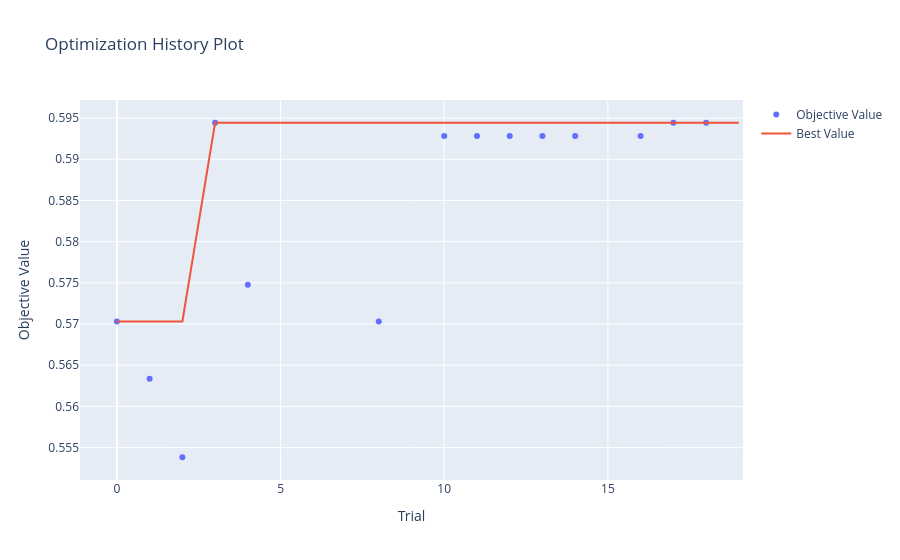
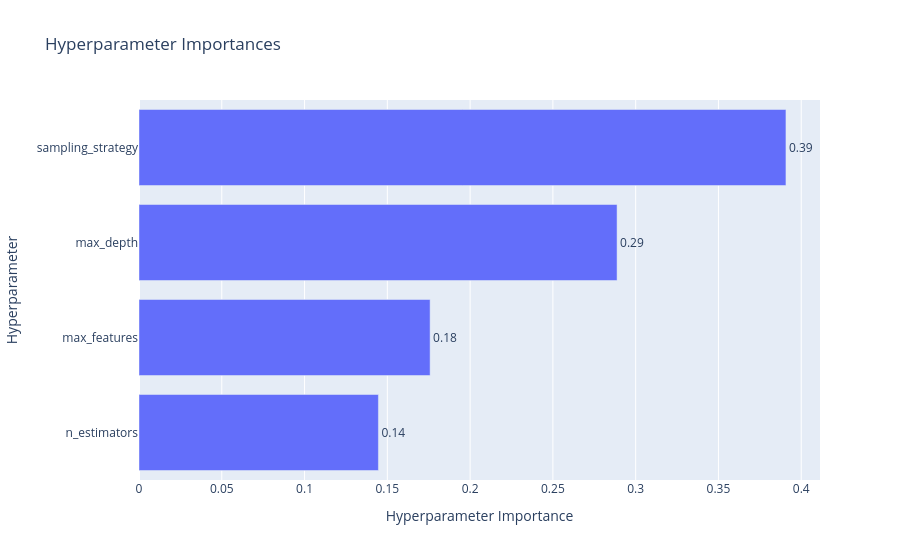

Notebook source saved alongside these figures, in order:
### Markdown cell above
<div class="alert alert-info">😌 <b>Комментарий студента №1:</b>
    Добавил больше комбинированную функцию скорер, чтобы достичь приемлемый уровень целевой метрики Approval Rate.
</div>

### Code cell
alpha = 0.5
def combined_scorer(y_true, y_pred):
    ar  = approval_rate_score(y_true, y_pred)
    mdr = missed_defaults_rate_score(y_true, y_pred)
    return ar - alpha * mdr

scorer_func = make_scorer(combined_scorer, greater_is_better=True)

# scorer_func = make_scorer(missed_defaults_rate_score, greater_is_better=False)

# Диапазоны гиперпараметров RandomForest + undersampling ratio
def rf_params_func(trial):
    return {
        'n_estimators':      trial.suggest_int('n_estimators', 100, 300, step=100),
        'max_depth':         trial.suggest_int('max_depth', 5, 15, step=5),
        'max_features':      trial.suggest_categorical('max_features', ['sqrt', 'log2', 0.5]),
        'sampling_strategy': trial.suggest_categorical('sampling_strategy', [0.33, 0.45, 0.55, 0.65, 0.75]),
    }

def rf_undersampling_pipeline(params):
    return ImbPipeline([
        ('prep', preprocessor_random_forest),
        ('undersampling', RandomUnderSampler(
            random_state=RANDOM_STATE,
            sampling_strategy=params['sampling_strategy'],
        )),
        ('random_forest', RandomForestClassifier(
            n_estimators=params['n_estimators'],
            max_depth=params['max_depth'],
            max_features=params['max_features'],
            random_state=RANDOM_STATE,
            n_jobs=-1,
        )),
    ])

# Обёртка над GroupTimeSeriesSplit для передачи groups в cross_val_score
class GroupCV:
    def __init__(self, cv, groups):
        self.cv = cv
        self.groups = groups

    def split(self, X, y=None, groups=None):
        return self.cv.split(X, y, groups=self.groups)

    def get_n_splits(self, X=None, y=None, groups=None):
        return self.cv.get_n_splits()

cv_with_groups = GroupCV(gtscv, groups)

# Применяем feature engineering для Optuna CV
df_train_fe_optuna = create_time_series_features(
    pd.concat([X_train_val, y_train_val.rename(TARGET_COL_NAME)], axis=1).copy()
)
X_train_val_fe_optuna = df_train_fe_optuna[ALL_FEATURE_COLS]
y_train_val_fe_optuna = df_train_fe_optuna[TARGET_COL_NAME]

optuna_helper = OptunaHelper(
    X=X_train_val_fe_optuna,
    y=y_train_val_fe_optuna,
    cv=cv_with_groups,
)

optuna.logging.set_verbosity(optuna.logging.WARNING)

study_rf_undersampling = optuna_helper.fit_study(
    params_func=rf_params_func,
    estimator_func=rf_undersampling_pipeline,
    scorer_func=scorer_func,
    n_trials=20,
    visualize=True,
    show_progress_bar=True,
)

print('\nЛучшие гиперпараметры:')
for k, v in study_rf_undersampling.best_params.items():
    print(f'  {k}: {v}')
print(f'Лучшая метрика (CV): {-study_rf_undersampling.best_value:.4f}')

### Figure 1 — Plotly figure (JSON) as saved in the notebook; plotly's stock layout.template omitted (floating-point values rounded to 4 significant figures)
{"data": [{"mode": "markers", "name": "Objective Value", "type": "scatter", "x": [0, 1, 2, 3, 4, 8, 10, 11, 12, 13, 14, 16, 17, 18], "y": [0.5703, 0.5633, 0.5538, 0.5944, 0.5748, 0.5703, 0.5928, 0.5928, 0.5928, 0.5928, 0.5928, 0.5928, 0.5944, 0.5944]}, {"mode": "lines", "name": "Best Value", "type": "scatter", "x": [0, 1, 2, 3, 4, 5, 6, 7, 8, 9, 10, 11, 12, 13, 14, 15, 16, 17, 18, 19], "y": [0.5703, 0.5703, 0.5703, 0.5944, 0.5944, 0.5944, 0.5944, 0.5944, 0.5944, 0.5944, 0.5944, 0.5944, 0.5944, 0.5944, 0.5944, 0.5944, 0.5944, 0.5944, 0.5944, 0.5944]}, {"marker": {"color": "#cccccc"}, "mode": "markers", "name": "Infeasible Trial", "showlegend": false, "type": "scatter", "x": [], "y": []}], "layout": {"title": {"text": "Optimization History Plot"}, "xaxis": {"title": {"text": "Trial"}}, "yaxis": {"title": {"text": "Objective Value"}}}}

### Figure 2 — Plotly figure (JSON) as saved in the notebook; plotly's stock layout.template omitted (floating-point values rounded to 4 significant figures)
{"data": [{"cliponaxis": false, "hovertemplate": ["n_estimators (IntDistribution): 0.1446098926289236<extra></extra>", "max_features (CategoricalDistribution): 0.17584284027606656<extra></extra>", "max_depth (IntDistribution): 0.2887685075338892<extra></extra>", "sampling_strategy (CategoricalDistribution): 0.3907787595611206<extra></extra>"], "name": "Objective Value", "orientation": "h", "text": ["0.14", "0.18", "0.29", "0.39"], "textposition": "outside", "type": "bar", "x": [0.1446, 0.1758, 0.2888, 0.3908], "y": ["n_estimators", "max_features", "max_depth", "sampling_strategy"]}], "layout": {"title": {"text": "Hyperparameter Importances"}, "xaxis": {"title": {"text": "Hyperparameter Importance"}}, "yaxis": {"title": {"text": "Hyperparameter"}}}}
